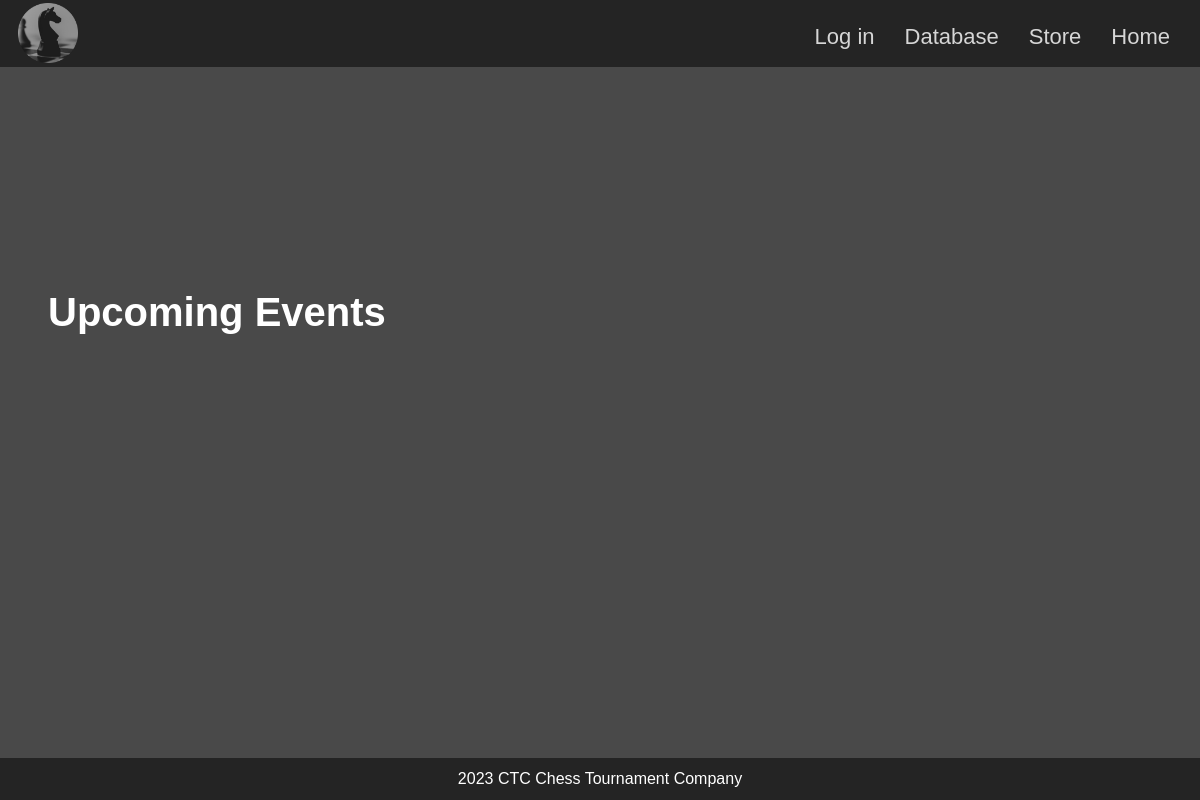
/store, run on an earlier commit of the app's database.
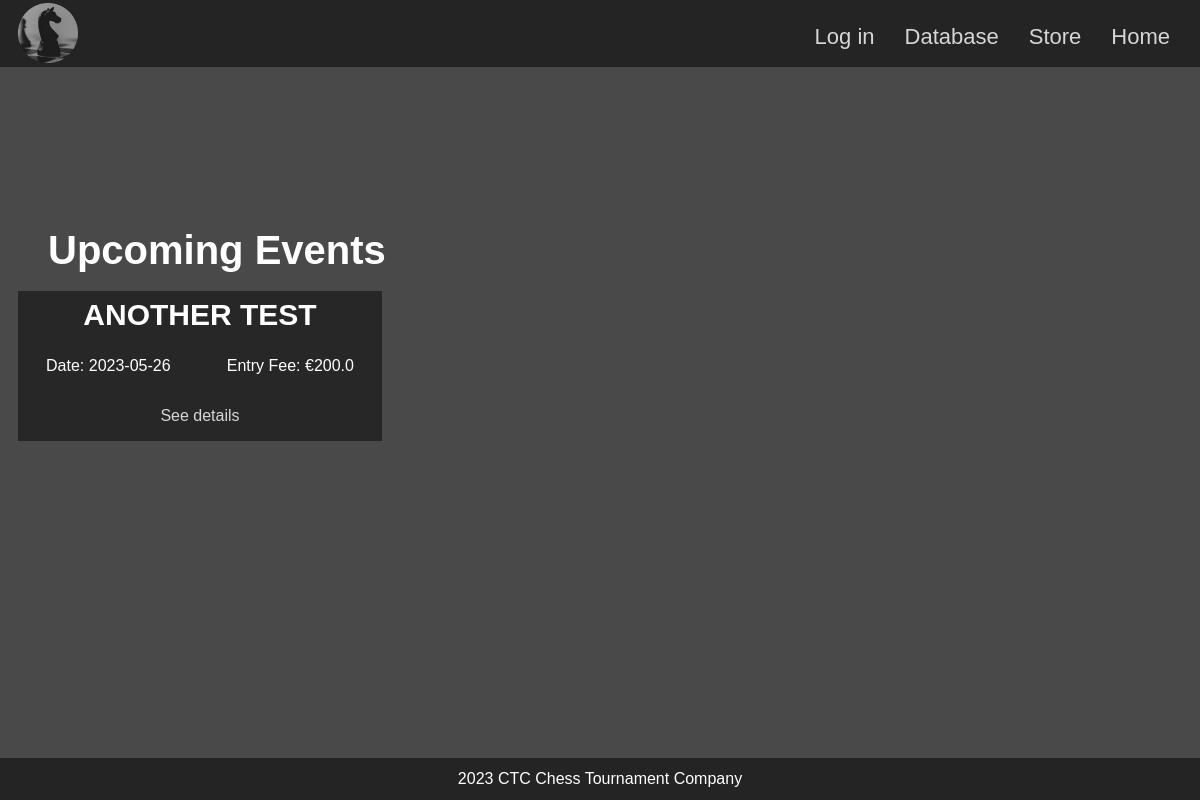
And on a later commit of the database.
### tables this page shows
CREATE TABLE tournaments
(
    tournament_id INTEGER PRIMARY KEY AUTOINCREMENT,
    name TEXT NOT NULL,
    date TEXT NOT NULL,
    start_time TEXT NOT NULL,
    entry_fee REAL NOT NULL,
    prize_money REAL NOT NULL,
    description TEXT NOT NULL,
    winner TEXT
);

### app.py (the view)
@app.route("/store")
def store():
    db = get_db()
    tournaments = db.execute("""SELECT * FROM tournaments
                                WHERE date >= date('now') ORDER BY date ASC;""").fetchall()
    return render_template("store.html", tournaments=tournaments, title="Store - Chess Tournaments")

### app.py (called while the page is built)
@app.before_request
def logged_in_user():
    g.user = session.get("username", None)

### database.py (called while the page is built)
def get_db():
    if "db" not in g:
        g.db = sqlite3.connect(DATABASE,
            detect_types=sqlite3.PARSE_DECLTYPES
        )
        g.db.row_factory = sqlite3.Row
    return g.db

### templates/store.html
{% extends "base.html" %}
{% block main_content %}
<section id="upcoming-events-wrap">
<h1>Upcoming Events</h1>
<section id="upcoming-events">
    {% for tournament in tournaments %}
        <section>
            <h2>{{ tournament["name"] }}</h2>
            <p>Date: {{ tournament["date"] }}</p>
            <p>Entry Fee: €{{ tournament["entry_fee"] }}</p>
            <p><a href="{{ url_for('tournament_details', tournament_id=tournament['tournament_id'])}}">See details</a></p>
        </section>
    {% endfor %}
</section>
</section>
{% endblock %}

### templates/base.html (shortened to what this page needs)
<!DOCTYPE html>
<html lang="en">
<head>
    <link rel="stylesheet" href="{{ url_for('static', filename='styles.css') }}" />
</head>
<body>
    <header>
        <nav>
            <ul class="nav">
                <li class="leftnav"><img id="logo" src="{{ url_for('static', filename='logo.png') }}" alt="Chess Tournament Company Logo"/></li>
            </ul>
            <ul class="nav">
                <li class="rightnav"><a href="{{ url_for('index') }}">Home</a></li>
                <li class="rightnav"><a href="{{ url_for('store') }}">Store</a></li>
                <li class="rightnav"><a href="{{ url_for('database') }}">Database</a></li>
                <li class="rightnav"><a href="{{ url_for('login') }}">Log in</a></li>
            </ul>
        </nav>
    </header>
    <main>
        {% block main_content %}{% endblock %}
    </main>
    <footer>
        2023 CTC Chess Tournament Company
    </footer>
</body>
</html>

### static/styles.css (style rules this page uses)
:root { --main-background-color: #242424; --secondary-color: #353535; --tertiary-color: #494949; --section-background: #242424e5; }
html { scroll-behavior: smooth; background-color: var(--main-background-color); background-image: url('background.jpg'); background-size: cover; background-attachment: fixed; height: 100%; }
body { background-color: var(--tertiary-color); background-image: url('background.jpg'); background-size: cover; background-attachment: fixed; margin: 0%; padding: 0%; display: grid; height: 100%; grid-template-columns: 1fr; grid-template-rows: auto; grid-template-areas: "header" "main" "footer"; font-family: Calibri, 'Trebuchet MS', sans-serif; }
a:link { text-decoration: none; color: #d6d6d6; }
header { height: min-content; }
nav { grid-area: header; display: grid; grid-template-columns: 1fr 1fr; grid-template-areas: "left right"; position: relative; background-color: var(--main-background-color); overflow: hidden; border-bottom: 2px solid var(--tertiary-color); }
.leftnav { grid-area: left; float: left; list-style: none; color: white; }
.rightnav { grid-area: right; float: right; list-style: none; color: white; padding-right: 5%; padding-top: 4%; }
main { color: #ffffff; overflow-y: scroll; }
footer { grid-area: footer; text-align: center; color: #ffffff; background-color: var(--main-background-color); position: fixed; left: 0; bottom: 0; width: 100%; padding: 1% 0% 1% 0%; }
ul.nav { margin-top: 0%; margin-bottom: 0%; }
#logo { width: 10%; margin-left: 3%; margin-top: .5%; }
ul { list-style: none; padding-left: 0%; }
li > :first-child { margin-bottom: 0%; }
li > a { font-size: 22px; }
h2 { font-size: 35px; }
#upcoming-events { display: grid; grid-template-columns: 1fr 1fr 1fr; margin-bottom: 4%; }
#upcoming-events > section { border: 2px solid var(--tertiary-color); background-color: var(--section-background); margin: 4% 4% 4% 4%; text-align: center; display: grid; grid-template-rows: 1fr 1fr; grid-template-areas: "title title" "date entry_fee" "see_details see_details"; }
#upcoming-events-wrap > h1 { margin: 1% 0% 0% 4%; font-size: 40px; }
#upcoming-events > section > h2 { grid-area: title; margin-top: 2%; margin-bottom: 2%; font-size: 30px; }
#upcoming-events > section > p:last-child { grid-area: see_details; }

What changed in the data, as far as the page shows it:
added tournaments: name "ANOTHER TEST", date "2023-05-26", entry_fee "200.0"
